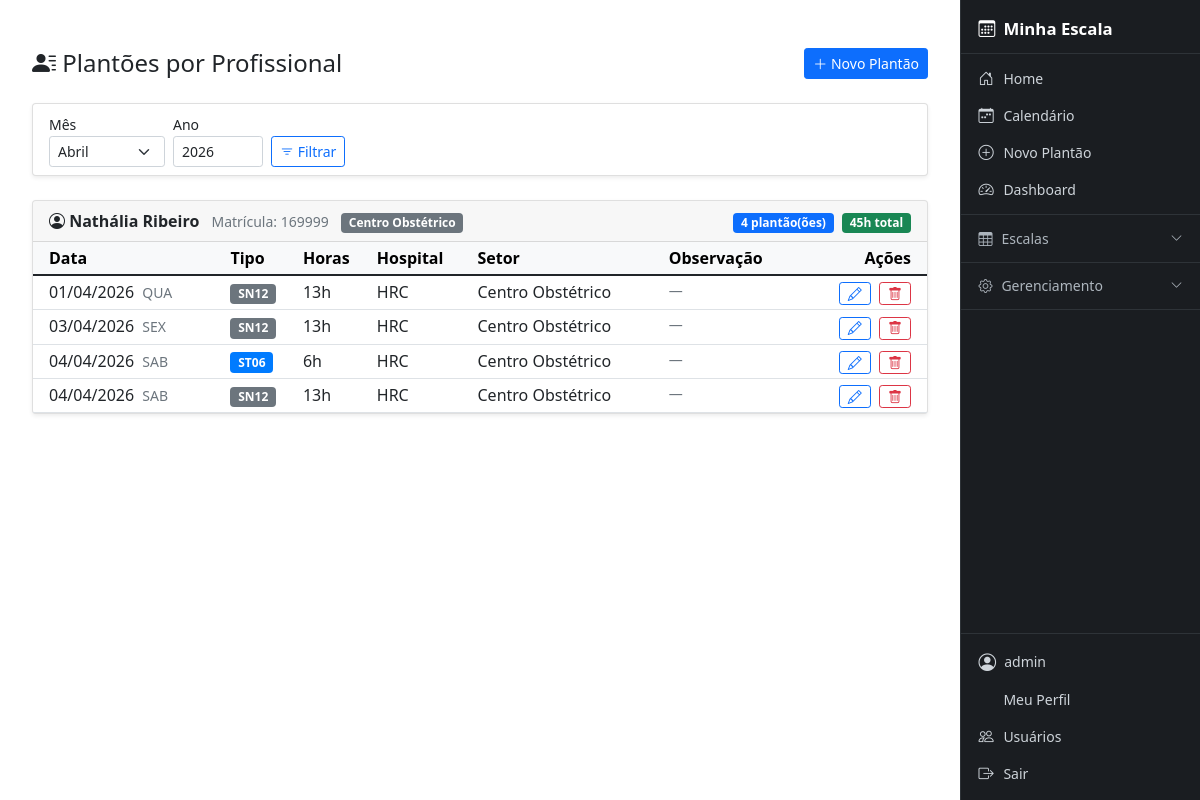
/plantoes-por-profissional/ (signed in), run on an earlier commit of the app's database.
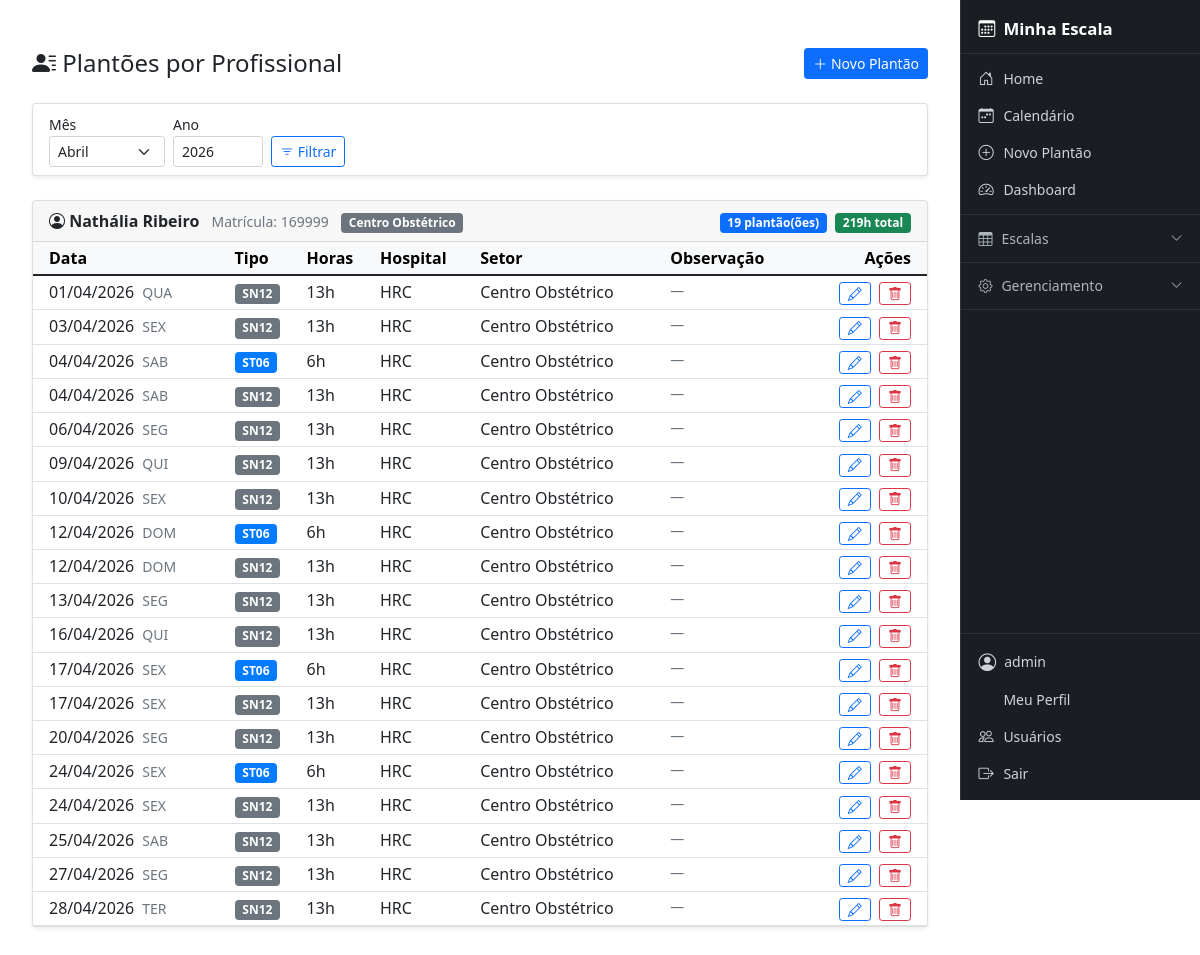
And on a later commit of the database.
### cal/models.py (models this page shows, shortened)
class Matricula(models.Model):
    user = models.OneToOneField(
        User,
        on_delete=models.CASCADE,
        related_name="matricula",
        null=True,
        blank=True
    )
    perfil = models.ForeignKey(PerfilUsuario, on_delete=models.SET_NULL, null=True, blank=True, related_name='matriculas_vinculadas')
    nome_completo = models.CharField(max_length=200)
    nome_exibicao = models.CharField(max_length=50, verbose_name="Nome de Exibição", default="")
    matricula = models.CharField(max_length=30, unique=True)
    coren = models.CharField(max_length=30, blank=True, null=True)
    hospital = models.ForeignKey(
        Hospital,
        on_delete=models.PROTECT,
        related_name="profissionais"
    )
    setor = models.ForeignKey(
        Setor,
        on_delete=models.PROTECT,
        related_name="profissionais",
        null=True,
        blank=True
    )
    especialidade = models.ForeignKey(
        Especialidade,
        on_delete=models.SET_NULL,
        related_name="profissionais",
        null=True,
        blank=True
    )
    carga_horaria_semanal = models.PositiveIntegerField(default=40)
    ativo = models.BooleanField(default=True)
    class Meta:
        ordering = ["nome_exibicao"]

class EventoEscala(models.Model):
    data = models.DateField()
    profissional = models.ForeignKey(
        Matricula,
        on_delete=models.CASCADE,
        related_name="eventos"
    )
    tipo = models.ForeignKey(
        TipoEvento,
        on_delete=models.CASCADE
    )
    hospital = models.ForeignKey(
        Hospital,
        on_delete=models.PROTECT
    )
    setor = models.ForeignKey(
        Setor,
        on_delete=models.PROTECT
    )
    criado_por = models.ForeignKey(
        User,
        on_delete=models.PROTECT,
        related_name="eventos_criados"
    )
    observacao = models.TextField(blank=True, null=True)
    criado_em = models.DateTimeField(auto_now_add=True)

class TipoEvento(models.Model):
    CORES_CHOICES = [
        ('#007bff', 'Azul'),
        ('#6610f2', 'Roxo'),
        ('#6f42c1', 'Lilás'),
        ('#e83e8c', 'Rosa'),
        ('#dc3545', 'Vermelho'),
        ('#fd7e14', 'Laranja'),
        ('#ffc107', 'Amarelo'),
        ('#28a745', 'Verde'),
        ('#20c997', 'Turquesa'),
        ('#17a2b8', 'Ciano'),
        ('#6c757d', 'Cinza'),
        ('#343a40', 'Preto'),
    ]
    tipo_base = models.ForeignKey(Tipo, on_delete=models.CASCADE, related_name="eventos", verbose_name="Tipo Base", null=True, blank=True)
    codigo = models.CharField(max_length=10, verbose_name="Código")
    descricao = models.CharField(max_length=50, verbose_name="Descrição")
    horas = models.PositiveIntegerField(verbose_name="Carga Horária (Horas)", blank=True, null=True)
    cor = models.CharField(max_length=20, choices=CORES_CHOICES, default='#007bff', verbose_name="Cor")
    class Meta:
        verbose_name = "Tipo de Evento"
        verbose_name_plural = "Tipos de Evento"
        unique_together = ("codigo", "descricao")

### core/models.py (models this page shows, shortened)
class Setor(models.Model):
    nome = models.CharField(max_length=100)
    hospital = models.ForeignKey(
        Hospital,
        on_delete=models.CASCADE,
        related_name="setores"
    )
    class Meta:
        unique_together = ("nome", "hospital")

class Hospital(models.Model):
    nome = models.CharField(max_length=150, unique=True)
    sigla = models.CharField(max_length=20, blank=True, null=True)

### cal/views/views_cal.py (the view)
# urls.py: path('plantoes-por-profissional/', views_cal.plantoes_por_profissional, name='plantoes_por_profissional'),
@login_required
def plantoes_por_profissional(request):
    from ..models import Matricula
    user = request.user
    matricula_usuario = get_matricula(user)
    if is_admin(user):
        profissionais = Matricula.objects.filter(ativo=True).order_by('nome_completo')
    elif matricula_usuario:
        profissionais = Matricula.objects.filter(
            hospital=matricula_usuario.hospital,
            setor=matricula_usuario.setor,
            ativo=True
        ).order_by('nome_completo')
    else:
        profissionais = Matricula.objects.none()
    from datetime import datetime
    hoje = datetime.today()
    mes = int(request.GET.get('mes', hoje.month))
    ano = int(request.GET.get('ano', hoje.year))
    from datetime import date
    from calendar import monthrange
    primeiro_dia = date(ano, mes, 1)
    ultimo_dia = date(ano, mes, monthrange(ano, mes)[1])
    dados = []
    for prof in profissionais:
        eventos = EventoEscala.objects.filter(
            profissional=prof,
            data__range=[primeiro_dia, ultimo_dia]
        ).select_related('tipo').order_by('data')
        if eventos.exists():
            dados.append({
                'profissional': prof,
                'eventos': eventos,
                'total_horas': sum((e.tipo.horas or 0) for e in eventos if e.tipo),
                'total_plantoes': eventos.count(),
            })
    meses = [
        (1,'Janeiro'),(2,'Fevereiro'),(3,'Março'),(4,'Abril'),
        (5,'Maio'),(6,'Junho'),(7,'Julho'),(8,'Agosto'),
        (9,'Setembro'),(10,'Outubro'),(11,'Novembro'),(12,'Dezembro'),
    ]
    tipos_plantao = TipoEvento.objects.all()
    from django.core.paginator import Paginator
    paginator = Paginator(dados, 10)
    page_obj = paginator.get_page(request.GET.get('page'))
    return render(request, 'cal/plantoes_por_profissional.html', {
        'dados': page_obj,
        'page_obj': page_obj,
        'mes': mes,
        'tipos_plantao': tipos_plantao,
        'ano': ano,
        'meses': meses,
    })

### cal/permissions.py (called while the page is built)
def get_perfil(user):
    return getattr(user, 'cal_perfil', None)

def get_matricula(user):
    return getattr(user, 'matricula', None)

def is_admin(user):
    perfil = get_perfil(user)
    return user.is_staff or (perfil is not None and perfil.tipo == 'ADMIN')

### templates/cal/plantoes_por_profissional.html (shortened to what the changed rows need)
{% extends 'base.html' %}
{% load static %}
{% block content %}
<div class="container-fluid mt-4">
    {% if dados %}
        {% for item in dados %}
        <div class="card shadow-sm mb-3">
            <div class="card-header d-flex justify-content-between align-items-center py-2">
                <div>
                    <strong><i class="bi bi-person-circle"></i> {{ item.profissional.nome_completo }}</strong>
                    <span class="text-muted ms-2 small">Matrícula: {{ item.profissional.matricula }}</span>
                    {% if item.profissional.setor %}
                        <span class="badge bg-secondary ms-2">{{ item.profissional.setor.nome }}</span>
                    {% endif %}
                </div>
                <div class="text-end">
                    <span class="badge bg-primary">{{ item.total_plantoes }} plantão(ões)</span>
                    <span class="badge bg-success ms-1">{{ item.total_horas }}h total</span>
                </div>
            </div>
            <div class="card-body p-0">
                <div class="table-responsive">
                    <table class="table table-sm table-hover mb-0">
                        <thead class="table-light">
                            <tr>
                                <th class="ps-3">Data</th>
                                <th>Tipo</th>
                                <th>Horas</th>
                                <th>Hospital</th>
                                <th>Setor</th>
                                <th>Observação</th>
                                <th class="text-end pe-3">Ações</th>
                            </tr>
                        </thead>
                        <tbody>
                            {% for evento in item.eventos %}
                            <tr>
                                <td class="ps-3">
                                    <span class="fw-semibold">{{ evento.data|date:"d/m/Y" }}</span>
                                    <small class="text-muted ms-1">{{ evento.data|date:"D"|upper }}</small>
                                </td>
                                <td>
                                    {% if evento.tipo %}
                                        <span class="badge" style="background-color: {{ evento.tipo.cor }};">
                                            {{ evento.tipo.codigo }}
                                        </span>
                                    {% else %}
                                        <span class="text-muted">—</span>
                                    {% endif %}
                                </td>
                                <td>{{ evento.tipo.horas|default:"—" }}h</td>
                                <td>{{ evento.hospital.sigla|default:evento.hospital.nome|default:"—" }}</td>
                                <td>{{ evento.setor.nome|default:"—" }}</td>
                                <td class="text-muted small">{{ evento.observacao|default:"—" }}</td>
                                <td class="text-end pe-3">
                                    <button type="button"
                                        class="btn btn-outline-primary btn-sm py-0 px-2"
                                        onclick="abrirModalEditar(
                                            {{ evento.pk }},
                                            {{ evento.profissional.pk }},
                                            '{{ evento.profissional.nome_completo|escapejs }}',
                                            '{{ evento.data|date:"Y-m-d" }}',
                                            {{ evento.tipo.pk|default:'null' }},
                                            '{{ evento.observacao|escapejs }}'
                                        )"
                                        title="Editar">
                                        <i class="bi bi-pencil"></i>
                                    </button>
                                    <button type="button"
                                        class="btn btn-outline-danger btn-sm py-0 px-2 ms-1"
                                        onclick="abrirModalDeletar(
                                            {{ evento.pk }},
                                            '{{ evento.profissional.nome_completo|escapejs }}',
                                            '{{ evento.data|date:"d/m/Y" }}',
                                            '{{ evento.tipo.codigo|default:""|escapejs }}'
                                        )"
                                        title="Excluir">
                                        <i class="bi bi-trash"></i>
                                    </button>
                                </td>
                            </tr>
                            {% endfor %}
                        </tbody>
                    </table>
                </div>
            </div>
        </div>
        {% endfor %}
    {% else %}
        <div class="text-center text-muted py-5">
            <i class="bi bi-calendar-x fs-1"></i>
            <p class="mt-2">Nenhum plantão encontrado para o período selecionado.</p>
        </div>
    {% endif %}
</div>
{% endblock %}

What changed in the data, as far as the page shows it:
computed for Matricula "Nathália Ribeiro": total_plantoes "4" → "19"; total_horas "45" → "219"
added EventoEscala: data "06/04/2026", data "SEG", tipo.codigo "SN12", tipo.horas "13", hospital.sigla "HRC", setor.nome "Centro Obstétrico", observacao "—"
added EventoEscala: data "09/04/2026", data "QUI", tipo.codigo "SN12", tipo.horas "13", hospital.sigla "HRC", setor.nome "Centro Obstétrico", observacao "—"
added EventoEscala: data "10/04/2026", data "SEX", tipo.codigo "SN12", tipo.horas "13", hospital.sigla "HRC", setor.nome "Centro Obstétrico", observacao "—"
added EventoEscala: data "12/04/2026", data "DOM", tipo.codigo "ST06", tipo.horas "6", hospital.sigla "HRC", setor.nome "Centro Obstétrico", observacao "—"
added EventoEscala: data "12/04/2026", data "DOM", tipo.codigo "SN12", tipo.horas "13", hospital.sigla "HRC", setor.nome "Centro Obstétrico", observacao "—"
added EventoEscala: data "13/04/2026", data "SEG", tipo.codigo "SN12", tipo.horas "13", hospital.sigla "HRC", setor.nome "Centro Obstétrico", observacao "—"
added EventoEscala: data "16/04/2026", data "QUI", tipo.codigo "SN12", tipo.horas "13", hospital.sigla "HRC", setor.nome "Centro Obstétrico", observacao "—"
added EventoEscala: data "17/04/2026", data "SEX", tipo.codigo "ST06", tipo.horas "6", hospital.sigla "HRC", setor.nome "Centro Obstétrico", observacao "—"
added EventoEscala: data "17/04/2026", data "SEX", tipo.codigo "SN12", tipo.horas "13", hospital.sigla "HRC", setor.nome "Centro Obstétrico", observacao "—"
added EventoEscala: data "20/04/2026", data "SEG", tipo.codigo "SN12", tipo.horas "13", hospital.sigla "HRC", setor.nome "Centro Obstétrico", observacao "—"
added EventoEscala: data "24/04/2026", data "SEX", tipo.codigo "ST06", tipo.horas "6", hospital.sigla "HRC", setor.nome "Centro Obstétrico", observacao "—"
added EventoEscala: data "24/04/2026", data "SEX", tipo.codigo "SN12", tipo.horas "13", hospital.sigla "HRC", setor.nome "Centro Obstétrico", observacao "—"
added EventoEscala: data "25/04/2026", data "SAB", tipo.codigo "SN12", tipo.horas "13", hospital.sigla "HRC", setor.nome "Centro Obstétrico", observacao "—"
added EventoEscala: data "27/04/2026", data "SEG", tipo.codigo "SN12", tipo.horas "13", hospital.sigla "HRC", setor.nome "Centro Obstétrico", observacao "—"
added EventoEscala: data "28/04/2026", data "TER", tipo.codigo "SN12", tipo.horas "13", hospital.sigla "HRC", setor.nome "Centro Obstétrico", observacao "—"
